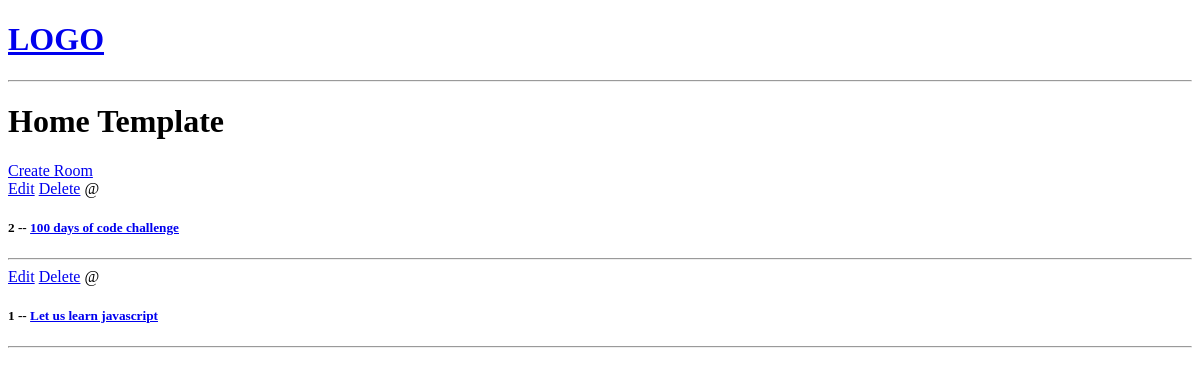
The app's page /, older data.
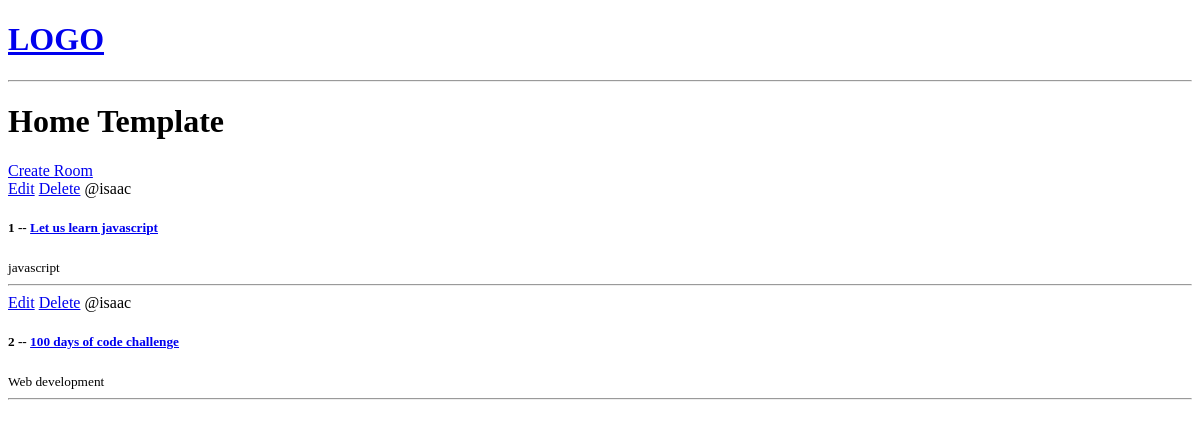
The same page, newer data.
### base/models.py (models this page shows, shortened)
class Room(models.Model):
    host = models.ForeignKey(User, on_delete=models.SET_NULL, null=True)
    topic = models.ForeignKey(Topic, on_delete=models.SET_NULL, null=True)
    name = models.CharField(max_length=200)
    description = models.TextField(null=True, blank=True)
    updated = models.DateTimeField(auto_now=True)
    created = models.DateTimeField(auto_now_add=True)
    class Meta:
        ordering = ["-updated", "-created"]

class Topic(models.Model):
    name = models.CharField(max_length=200)

### base/views.py (the view)
# urls.py: path("", home, name="home"),
def home(request):
    rooms = Room.objects.all()
    context = {"rooms": rooms}
    return render(request, "base/home.html", context)

### base/templates/base/home.html
{% extends 'main.html' %} {% block content %}
<h1>Home Template</h1>
<div>
	<a href="{% url "create-room" %}">Create Room</a>
	<div>
		{%for room in rooms%}
		<div>
			<a href="{%url "update-room" room.id %}">Edit</a>
			<a href="{%url "delete-room" room.id %}" >Delete</a>
			<span>@{{room.host.username}}</span>
			<h5>{{room.id}} -- <a href="{% url "room" room.id%}">{{room.name}}</a></h5>
			<small>{{room.topic.name}}</small>
			<hr>
		</div>
		{% endfor %}
	</div>
</div>
{% endblock content %}

Row changes from the older to the newer data that the page shows:
changed Room "Let us learn javascript": host.username (not shown) → "isaac"; topic.name (not shown) → "javascript"; moves up the list
changed Room id 2: host.username (not shown) → "isaac"; topic.name (not shown) → "Web development"
